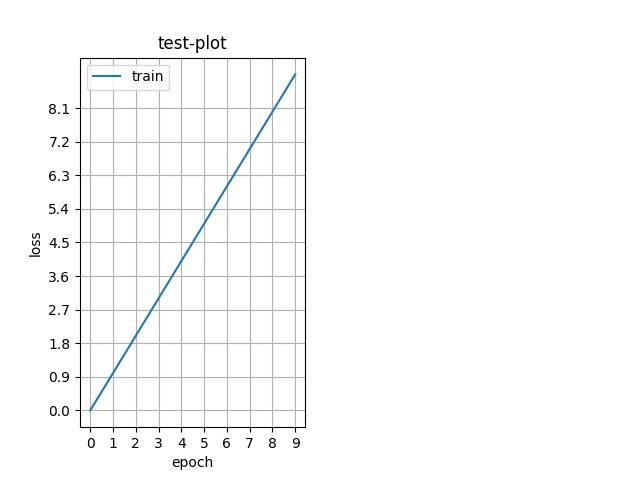

Here is the Python script that generated this plot:
import os
import matplotlib.pyplot as plt
import tensorflow as tf
import tensorflow.keras as keras
import datetime
import numpy as np   
import sys
   
def __pltOnePlot(title, pos, plotDatas: list):
    '''
    pos: 
        ex: (1,2,1)
    plotDatas:
        ex:
        [
            [[...] ,'--'],
            [[...] ,'-'],
        ]
    '''
    plt.subplot(*pos)
    plt.title(title)
    plt.xlabel('epoch')
    plt.ylabel('loss')
    plt.grid(True)
    xticks_start = 0
    xticks_end = 0
    yticks_start = sys.maxsize
    yticks_end = 0
    
    for datas ,sign in plotDatas:
        xticks_end = max(xticks_end ,len(datas))
        temp = []
        temp.extend(datas)
        temp.append(yticks_end)
        yticks_end = max(temp)
        yticks_start = min(temp)

        plt.plot(datas ,sign)
    
    plt.legend(['train', 'test'], loc='upper left')
    plt.xticks(np.arange(xticks_start, xticks_end + 1, 
        (xticks_start + xticks_end) / 10
    ))
    plt.yticks(np.arange(yticks_start, yticks_end + 1, 
        (yticks_start + yticks_end )/ 10
    ))
    plt.savefig(f'test.jpg')

__pltOnePlot(title='test-plot' ,pos=(1,2,1),plotDatas =
[
    [np.arange(0, 10) ,'-']
])
